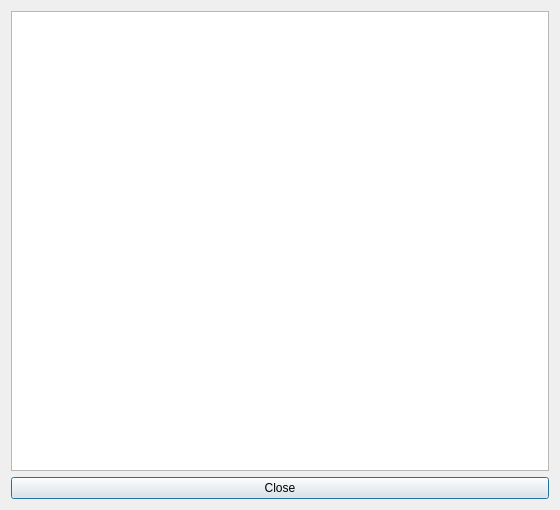
<?xml version="1.0" encoding="UTF-8"?>
<ui version="4.0">
 <class>HelpInstructionsForm_template</class>
 <widget class="QDialog" name="HelpInstructionsForm_template">
  <property name="geometry">
   <rect>
    <x>0</x>
    <y>0</y>
    <width>560</width>
    <height>510</height>
   </rect>
  </property>
  <property name="windowTitle">
   <string extracomment="This is the title of the dialog with help - instructions">Instructions</string>
  </property>
  <layout class="QGridLayout" name="gridLayout">
   <item row="0" column="0">
    <widget class="QPlainTextEdit" name="plainTextEdit"/>
   </item>
   <item row="1" column="0">
    <widget class="QPushButton" name="closePushButton">
     <property name="text">
      <string>Close</string>
     </property>
    </widget>
   </item>
  </layout>
 </widget>
 <layoutdefault spacing="6" margin="11"/>
 <resources/>
 <connections/>
</ui>
